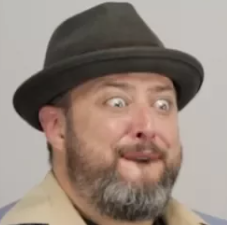
#> input picture perfection.PNG, 227 x 225 px, found by its file name
$ python operations.py
#> lines starting #> are read from the running program, lines starting #| are printed output that depends on the picture; after the words box and inside, x2 and y2 are one past the last pixel; in counts of white or black regions, pixels touching at a corner belong together
import numpy as np
import cv2


img = cv2.imread("perfection.png", cv2.IMREAD_COLOR)
#> img is the input picture: shape (225, 227, 3); mean B, G, R 124.7, 134.7, 150.4

img[55, 55] = [255, 255, 255]
#> img: shape (225, 227, 3); under 0.01% of pixels changed, all inside (x1, y1, x2, y2) = (55, 55, 56, 56)
px = img[55, 55]
#> px = [255, 255, 255]
print(px)
#| [255 255 255]

roi = img[100:150, 100:150] = [255, 255, 255]
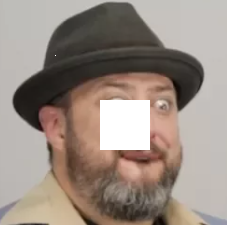
#> img: shape (225, 227, 3); mean B, G, R 131.1, 140.3, 153.6

face = img[37:111, 107:194]
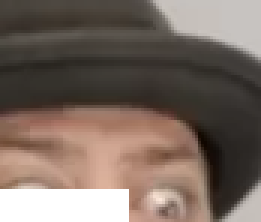
#> face: shape (74, 87, 3) (shown 3 times larger); mean B, G, R 97.1, 106.2, 121.4
img[0:74, 0:87] = face
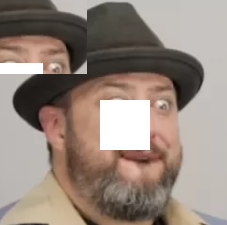
#> img: shape (225, 227, 3); 12.6% of pixels changed, all inside (x1, y1, x2, y2) = (0, 0, 87, 74)

cv2.imshow("image", img)
cv2.waitKey(0)
cv2.destroyAllWindows()
